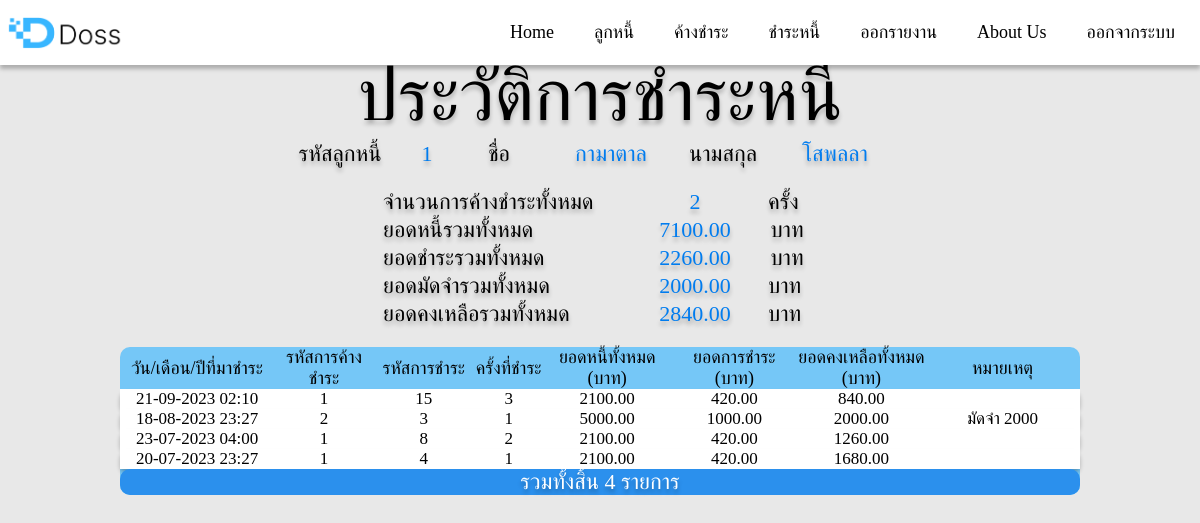
The page /doss/payment_history.php?cid=1 (signed in) on the database its author committed.
### tables this page shows
CREATE TABLE `debtor` (
  `debtorID` int(3) NOT NULL COMMENT 'รหัสลูกหนี้',
  `FirstName` varchar(100) NOT NULL COMMENT 'ชื่อ',
  `LastName` varchar(100) NOT NULL COMMENT 'นามสกุล',
  `Addr` text NOT NULL COMMENT 'ที่อยู่',
  `tell` varchar(10) NOT NULL COMMENT 'เบอร์โทร'
);

CREATE TABLE `paydebt` (
  `payDate` datetime NOT NULL DEFAULT CURRENT_TIMESTAMP COMMENT 'วันเดือนปีที่มาชำระหนี้',
  `payID` int(3) NOT NULL COMMENT 'รหัสการชำระ',
  `receiptID` int(5) NOT NULL COMMENT 'รหัสการค้างชำระ',
  `ordinalPay` int(4) NOT NULL COMMENT 'ครั้งที่ชำระ',
  `amount` float(9,2) NOT NULL COMMENT 'ยอดการชำระ',
  `unpaiddebt` float(8,2) NOT NULL COMMENT 'ยอดหนี้คงเหลือ',
  `debt` float(8,2) NOT NULL COMMENT 'ยอดหนี้ทั้งหมด',
  `note` text COMMENT 'หมายเหตุ'
);

CREATE TABLE `receipt` (
  `receiptID` int(5) NOT NULL COMMENT 'รหัสการค้างชำระ',
  `receiptDate` datetime NOT NULL DEFAULT CURRENT_TIMESTAMP COMMENT 'วันที่ค้างชำระ',
  `debtorID` int(3) NOT NULL COMMENT 'รหัสลูกหนี้',
  `perroundID` varchar(5) NOT NULL COMMENT 'รหัสรอบการชำระหนี้',
  `receiptPay` float(8,2) DEFAULT NULL COMMENT 'จำนวนเงินที่จ่าย',
  `receiptOwe` float(8,2) NOT NULL COMMENT 'ยอดหนี้ทั้งหมด',
  `receiptLeft` float(8,2) NOT NULL COMMENT 'หนี้คงเหลือปัจจุบัน',
  `mustpay` float(8,2) NOT NULL COMMENT 'จำนวนเงินที่ต้องชำระเงิน'
);

### doss/payment_history.php (the view, shortened to what this page needs)
<?php require_once('Connections/doss.php'); ?>
<?php
if (!function_exists("GetSQLValueString")) {
function GetSQLValueString($theValue, $theType, $theDefinedValue = "", $theNotDefinedValue = "")
{
  $theValue = function_exists("mysql_real_escape_string") ? mysql_real_escape_string($theValue) : mysql_escape_string($theValue);
  switch ($theType) {
    case "text":
      $theValue = ($theValue != "") ? "'" . $theValue . "'" : "NULL";
      break;
    case "long":
    case "int":
      $theValue = ($theValue != "") ? intval($theValue) : "NULL";
      break;
  }
  return $theValue;
}
}
$colname_Rec_customer = "-1";
if (isset($_GET['cid'])) {
  $colname_Rec_customer = $_GET['cid'];
}
$query_Rec_customer = sprintf("SELECT debtorID, FirstName, LastName
FROM debtor
WHERE debtorID = %s
GROUP BY debtorID" , GetSQLValueString($colname_Rec_customer, "int"));
$Rec_customer = mysql_query($query_Rec_customer, $doss) or die(mysql_error());
$row_Rec_customer = mysql_fetch_assoc($Rec_customer);
$maxRows_Rec_orders = 20;
$pageNum_Rec_orders = 0;
$startRow_Rec_orders = $pageNum_Rec_orders * $maxRows_Rec_orders;
$colname_Rec_orders = "-1";
if (isset($_GET['cid'])) {
  $colname_Rec_orders = $_GET['cid'];
}
$query_Rec_orders = sprintf("SELECT * FROM paydebt,debtor,receipt
WHERE (paydebt.receiptID = receipt.receiptID AND receipt.debtorID = debtor.debtorID) AND debtor.debtorID = %s
ORDER BY paydebt.payDate DESC", GetSQLValueString($colname_Rec_orders, "int"));
$query_limit_Rec_orders = sprintf("%s LIMIT %d, %d", $query_Rec_orders, $startRow_Rec_orders, $maxRows_Rec_orders);
$Rec_orders = mysql_query($query_limit_Rec_orders, $doss) or die(mysql_error());
$row_Rec_orders = mysql_fetch_assoc($Rec_orders);
$query1 = sprintf("SELECT paydebt.payDate, debtor.debtorID, debtor.FirstName, debtor.LastName,SUM(paydebt.amount) AS 'total_pay'
FROM paydebt, debtor, receipt
WHERE paydebt.receiptID = receipt.receiptID AND receipt.debtorID = debtor.debtorID AND debtor.debtorID = %s
ORDER BY paydebt.payDate DESC",
GetSQLValueString($colname_Rec_customer, "text"));
$query_receipt = sprintf("SELECT SUM(receipt.receiptPay) AS 'total_receiptpay',SUM(receipt.receiptOwe) AS 'total_owe',SUM(receipt.receiptLeft) AS'total_left',COUNT(receipt.receiptID) AS 'count_receipt'
FROM receipt
WHERE receipt.debtorID = %s
GROUP BY receipt.debtorID",
GetSQLValueString($colname_Rec_customer, "text"));
$Rec_debtor1 = mysql_query($query1, $doss) or die(mysql_error());
$row_Rec_debtor1 = mysql_fetch_assoc($Rec_debtor1);
$Rec_receipt = mysql_query($query_receipt, $doss) or die(mysql_error());
$row_Rec_receipt = mysql_fetch_assoc($Rec_receipt);
if (isset($_GET['totalRows_Rec_orders'])) {
  $totalRows_Rec_orders = $_GET['totalRows_Rec_orders'];
} else {
  $all_Rec_orders = mysql_query($query_Rec_orders);
  $totalRows_Rec_orders = mysql_num_rows($all_Rec_orders);
}
$logoutAction = $_SERVER['PHP_SELF']."?doLogout=true";
if ((isset($_SERVER['QUERY_STRING'])) && ($_SERVER['QUERY_STRING'] != "")){
  $logoutAction .="&". htmlentities($_SERVER['QUERY_STRING']);
}
?>
<!DOCTYPE html PUBLIC "-//W3C//DTD XHTML 1.0 Transitional//EN" "http://www.w3.org/TR/xhtml1/DTD/xhtml1-transitional.dtd">
<html xmlns="http://www.w3.org/1999/xhtml">
<head>
<link href="css/navisbar.css" rel="stylesheet" type="text/css" />
</head>
<body>
<nav>
  <div class="wrapper">
    <div class="logo"><a href="home.php"><img src="img/logo.png" style="width: 120px; height: 33px; align-items: center;"></a></div>
    <ul class="nav-links">
      <li><a href="home.php">Home</a></li>
      <li>
        <a class="desktop-item">ลูกหนี้</a>
      </li>
      <li>
        <a class="desktop-item">ค้างชำระ</a>
      </li>
      <li>
        <a class="desktop-item">ชำระหนี้</a>
      </li>
      <li>
        <a class="desktop-item">ออกรายงาน</a>
      </li>
      <li><a href="about_us.php">About Us</a></li>
      <li><a href="<?php echo $logoutAction ?>">ออกจากระบบ</a></li>
    </ul>
  </div>
</nav>
<p>&nbsp;</p>
<p>&nbsp;</p>
<br>
<center>
<h1 class="topic">ประวัติการชำระหนี้</h1>
<table>
<tr class="text">
    <td width="100">รหัสลูกหนี้</td>
    <td style="color: #007CEF;" width="70" align="center"><?php echo $row_Rec_customer['debtorID'];?></td>
    <td width="70">ชื่อ </td>
    <td style="color: #007CEF;" width="150">&nbsp;<?php echo $row_Rec_customer['FirstName'];?>&nbsp;</td>
    <td width="70">นามสกุล </td>
    <td style="color: #007CEF;" width="150">&nbsp;<?php echo $row_Rec_customer['LastName'];?>&nbsp;</td>
  </tr>
</table>
<br>
<table class="text">
  <tr class="head" align="left">
    <td align="left">จำนวนการค้างชำระทั้งหมด</td>
    <td align="center" style="color: #007CEF;" width="120"><?php echo $row_Rec_receipt['count_receipt']; ?></td>
    <td width="60">&nbsp;&nbsp;ครั้ง</td>
  </tr>
  <tr class="head">
    <td align="left" width="250">ยอดหนี้รวมทั้งหมด</td>
    <td align="center" width="120" style="color: #007CEF;"><?php echo $row_Rec_receipt['total_owe']; ?></td>
    <td width="60">บาท</td>
  </tr>
  <tr class="head">
    <td align="left">ยอดชำระรวมทั้งหมด</td>
    <td align="center" style="color: #007CEF;" width="120"><?php echo $row_Rec_debtor1['total_pay']; ?></td>
    <td width="60">บาท</td>
  <tr class="head" align="left">
    <td align="left">ยอดมัดจำรวมทั้งหมด</td>
    <td align="center" style="color: #007CEF;" width="120"><?php echo ($row_Rec_receipt['total_receiptpay'] == 0) ? '0.00' : $row_Rec_receipt['total_receiptpay']; ?></td>
    <td width="60">&nbsp;&nbsp;บาท</td>
  <tr class="head" align="left">
    <td align="left">ยอดคงเหลือรวมทั้งหมด</td>
    <td align="center" style="color: #007CEF;" width="120"><?php echo $row_Rec_receipt['total_left']; ?></td>
    <td width="60">&nbsp;&nbsp;บาท</td>
  </tr>
</table>
<p>&nbsp;</p>
<table class="table_detail">
  <tr class="tr_head2">
        <td width="270" align="center">วัน/เดือน/ปีที่มาชำระ</td>
        <td width="170" align="center">รหัสการค้างชำระ</td>
        <td width="170" align="center">รหัสการชำระ</td>
        <td width="110">ครั้งที่ชำระ</td>
        <td width="200" align="center">ยอดหนี้ทั้งหมด<br>(บาท)</td>
        <td width="200" align="center">ยอดการชำระ<br>(บาท)</td>
        <td width="200" align="center">ยอดคงเหลือทั้งหมด<br>(บาท)</td>
        <td width="250" align="center">หมายเหตุ</td>
  </tr>
        <?php do { ?>
          <tr class="tr_center">
            <td><?php $dd=$row_Rec_orders['payDate']; echo date("d-m-Y  H:i",strtotime("$dd")); ?></td>
            <td><?php echo $row_Rec_orders['receiptID']; ?></td>
            <td><?php echo $row_Rec_orders['payID']; ?></td>
            <td><?php echo $row_Rec_orders['ordinalPay']; ?></td>
            <td><?php echo $row_Rec_orders['debt']; ?></td>
            <td><?php echo $row_Rec_orders['amount']; ?></td>
            <td><?php echo $row_Rec_orders['unpaiddebt']; ?></td>
            <td><?php echo $row_Rec_orders['note']; ?></td>
          </tr>
          <?php $startRow_Rec_orders++;} while ($row_Rec_orders = mysql_fetch_assoc($Rec_orders)); ?>
        <tr>
          <td colspan="8" align="center" style="background-color: #2B90ED; border-radius: 10px;" >
          <span class="text" style="color: #FFFFFF;">รวมทั้งสิ้น <?php echo $totalRows_Rec_orders; ?> รายการ</span></td>
        </tr>
      </table></td>
<p>&nbsp;</p>
</center>
</body>
</html>

### doss/css/navisbar.css (style rules this page uses)
* { margin: 0; padding: 0; box-sizing: border-box; font-family: 'LINE Seed Sans TH'; }
nav { position: fixed; z-index: 99; width: 100%; height: 65px; background: #FFF; box-shadow: 0px 4px 4px 0px rgba(0, 0, 0, 0.25); margin: 0; padding: 0; box-sizing: border-box; font-family: 'LINE Seed Sans TH'; }
nav .wrapper { position: relative; max-width: 1350px; padding: 0px 5px; height: 65px; line-height: 70px; margin: auto; display: flex; align-items: center; justify-content: space-between; }
.wrapper .logo a { color: #f2f2f2; font-size: 60px; font-weight: 600; text-decoration: none; }
.wrapper .nav-links { display: inline-flex; }
.nav-links li { list-style: none; }
.nav-links li a { color: #000000; text-decoration: none; font-size: 18px; font-weight: 500; padding: 21px 20px; border-radius: 3px; transition: all 0.2s ease; }

### doss/payment_history.php (style rules this page uses)
body { font-family: 'LINE Seed Sans TH'; margin: 0 auto; background: #E8E8E8; }
h1 { color: #000; text-shadow: 0px 4px 4px rgba(0, 0, 0, 0.25); font-size: 73px; font-family: 'LINE Seed Sans TH'; font-weight: 310; line-height: normal; text-align: center; }
.table_detail { width: 80%; height: 100px; text-align:left; border-radius: 10px; border-collapse: collapse; background: rgba(56, 182, 255, 0.65); }
.tr_head2 { color: #000000; text-align: center; border-radius: 10px; height: 40px; font-size: 18px; border-collapse: collapse; border-color: rgb(23, 23, 23); }
.tr_center { color: #000000; text-align: center; border-radius: 10px; font-size: 17px; border-radius: 6px; background: #ffffff; box-shadow: 0px 4px 4px 0px rgba(0, 0, 0, 0.25); }
.text { color: #000; text-shadow: 0px 4px 4px rgba(0, 0, 0, 0.25); font-size: 22px; font-family: 'LINE Seed Sans TH'; line-height: normal; text-align: center; }

### rows shown on the page
debtor: debtorID "1", FirstName "กามาตาล", LastName "โสพลลา"
paydebt: payDate "21-09-2023 02:10", receiptID.receiptID "1", payID "15", ordinalPay "3", debt "2100.00", amount "420.00", unpaiddebt "840.00"
paydebt: payDate "18-08-2023 23:27", receiptID.receiptID "2", payID "3", ordinalPay "1", debt "5000.00", amount "1000.00", unpaiddebt "2000.00", note "มัดจำ 2000"
paydebt: payDate "23-07-2023 04:00", receiptID.receiptID "1", payID "8", ordinalPay "2", debt "2100.00", amount "420.00", unpaiddebt "1260.00"
paydebt: payDate "20-07-2023 23:27", receiptID.receiptID "1", payID "4", ordinalPay "1", debt "2100.00", amount "420.00", unpaiddebt "1680.00"

### other values the page prints
$row_Rec_receipt['count_receipt'] "2"
$row_Rec_receipt['total_owe'] "7100.00"
$row_Rec_debtor1['total_pay'] "2260.00"
$row_Rec_receipt['total_receiptpay'] "2000.00"
$row_Rec_receipt['total_left'] "2840.00"
$totalRows_Rec_orders "4"
